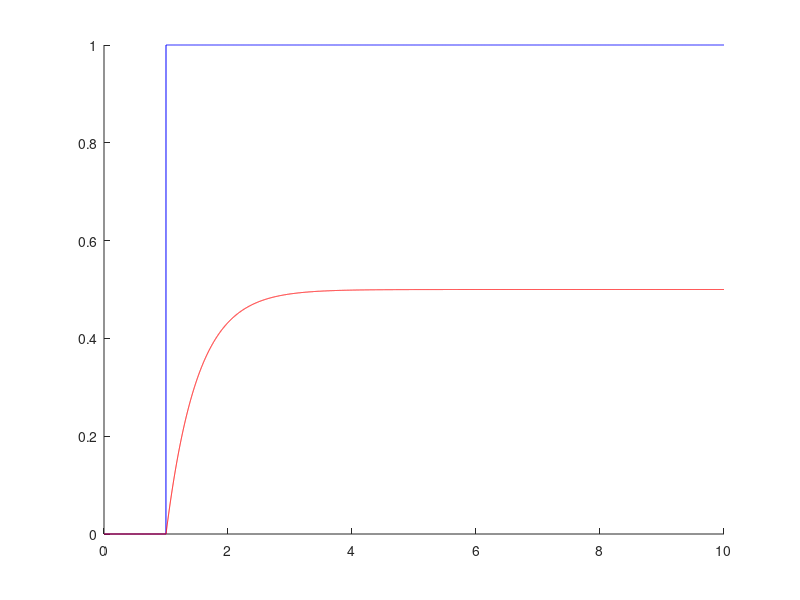

Write MATLAB code to recreate this figure.
clear
clc

R1 = 100e3;
R2 = 100e3;
C = 10e-6;


tstep = 0.001;
start = 0;
stop = 10;
t = [start:tstep:stop];
Nt = -(start-stop)/tstep+1;

Uin = zeros(size(t));
range = t >= 1;
Uin(range) = 1;

Uout = zeros(1,Nt);

for i = 1 : Nt-1
    Uout(i+1) = tstep/(R1*C) * (Uin(i) - Uout(i)) - tstep/(R2*C)*Uout(i) + ... 
    + Uout(i);
end

hold on
plot(t, Uin, 'b');
plot(t, Uout, 'r');
